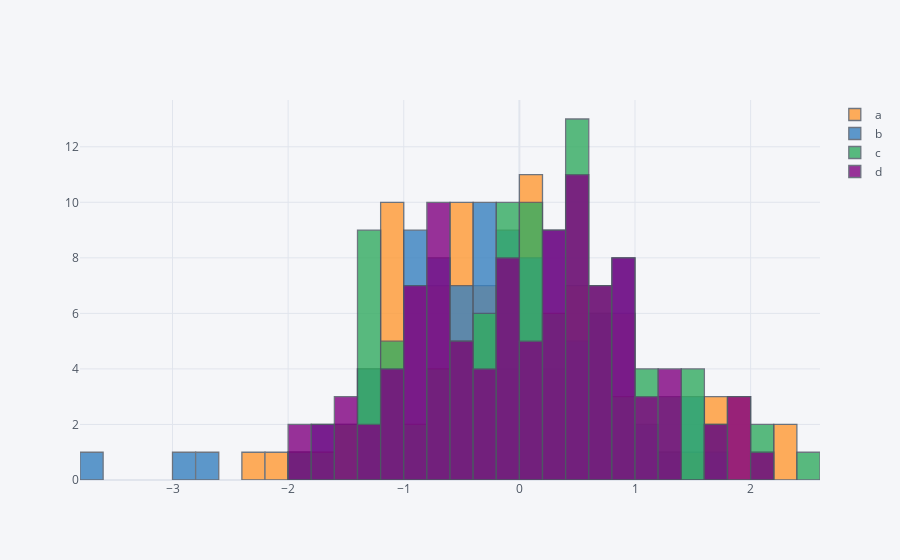

The cell this chart's notebook holds for it:
### Code cell
# histograma superpuesto de las 4 columnas
dataframe.iplot(kind='hist',bins=30)
